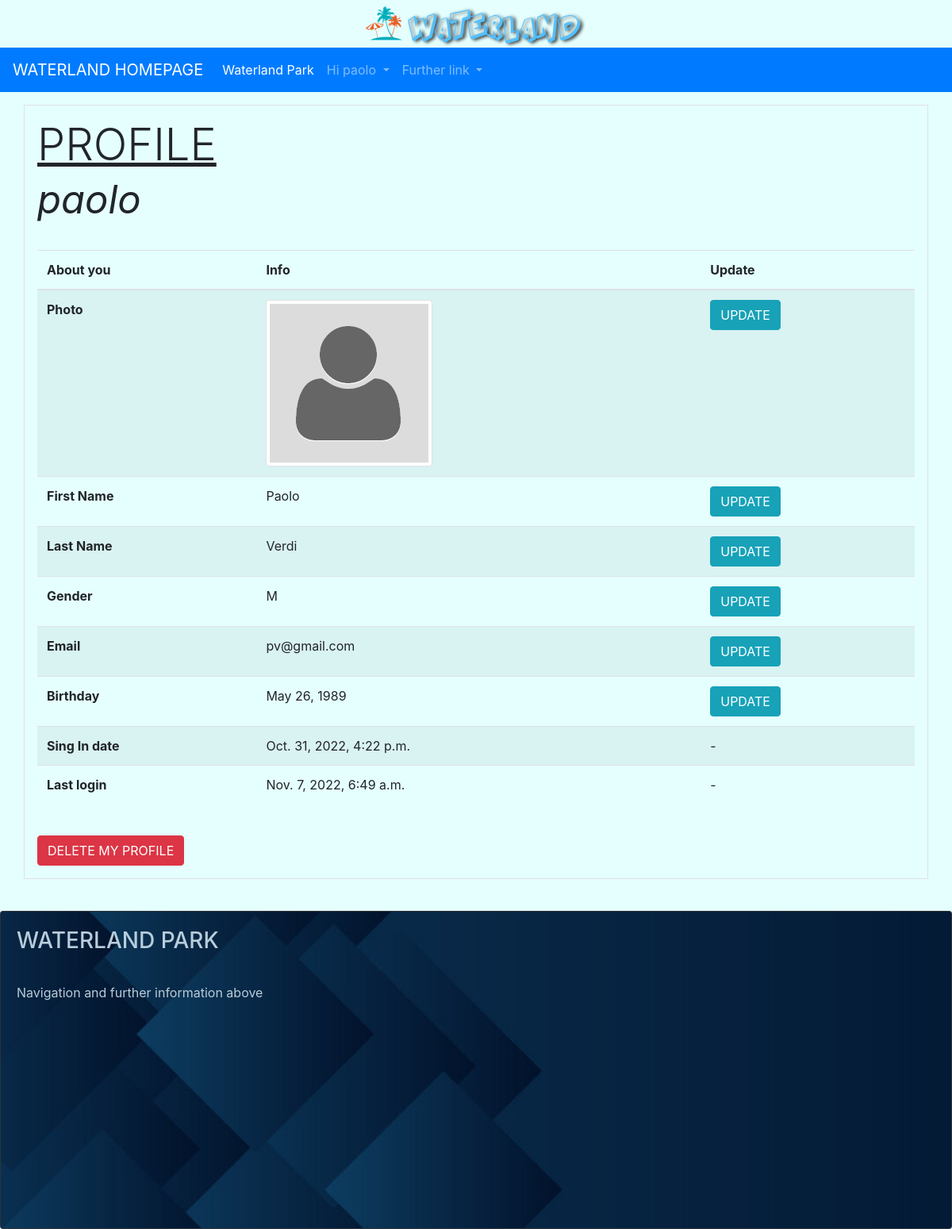
Page /userpark/user_profile/ (signed in) on the earlier database version.
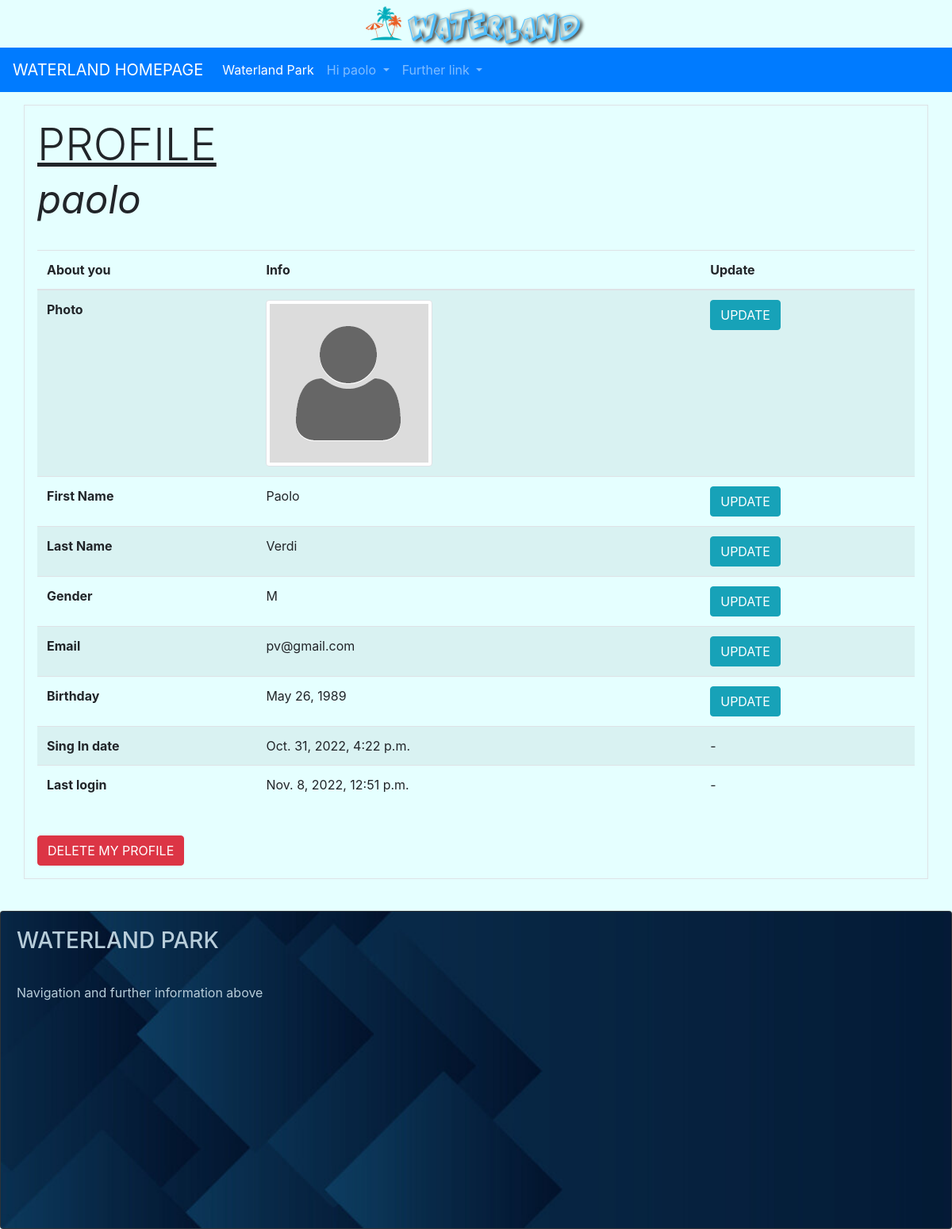
Same page on the later database version.
### userpark/models.py (models this page shows, shortened)
class User(AbstractUser):
    GENDER_CHOICES = (
        ('M', 'Male'),
        ('F', 'Female'),
    )
    gender = models.CharField(max_length=1, choices=GENDER_CHOICES, help_text="Are you male or female?", null=True, default=None)
    birth_date = models.DateField(help_text="Place your birthday here", null=True,
                                  validators=[MaxValueValidator(limit_value=date.today()-timedelta(days=(365*7))),
                                              MinValueValidator(limit_value=date.today()-timedelta(days=(365*100)))], default=None)
    staff_assigned_code = models.CharField(max_length=5, help_text="Place your staff code here", null=True, unique=True, default=None)
    is_staff_member = models.BooleanField(default=False)
    propic = models.ImageField(upload_to=media_directory_path, blank=True, null=True,
                               default=None, help_text='Add your profile picture here', verbose_name='Picture Profile')
    slug = models.SlugField(null=False, unique=True)  # max length disabled

### userpark/views.py (the view)
# urls.py: path('user_profile/', UserProfileView.as_view(), name='user-profile'),
class UserProfileView(LoginRequiredMixin, TemplateView):
    template_name = 'userpark/profile/profile_detail.html'
    login_url = 'userpark:login'          # Redirect Login needed
    redirect_field_name = 'redirect_to'

### userpark/templates/userpark/profile/profile_detail.html (shortened to what this page needs)
{% extends 'navbase.html' %}
{% load static %}
{% block bodybase %}
    <div class="container p-3 my-3 border">
        <h1 class="display-4"><u>PROFILE</u><br><em><small>{{ user.username }}</small></em></h1><br>
        <table class="table table-striped">
        <thead>
        <tr>
        <th scope="col">About you</th>
        <th scope="col">Info</th>
        <th scope="col">Update</th>
        </tr>
        </thead>
        <tbody>
        {% if not user.is_staff_member %}
            <tr>
            <th scope="row">Photo</th>
                {% if not user.propic %}
                    <td><img src="{% static 'img/generic_user_profile.png' %}" alt="propic" class="img-thumbnail"></td>
                {% else %}
                    <td><img src="/media/{{ MEDIA_URL }}{{ user.propic }}" alt="propic" class="img-thumbnail"></td>
                {% endif %}
            <td><a href="{% url 'userpark:user-profile-update-propic' user.slug %}"><button type="button" class="btn btn-info">UPDATE</button></a></td>
            </tr>
        {% endif %}
        <tr>
        <th scope="row">First Name</th>
        <td>{{ user.first_name }}</td>
        <td><a href="{% url 'userpark:user-profile-update-firstname' user.slug %}"><button type="button" class="btn btn-info">UPDATE</button></a></td>
        </tr>
        <tr>
        <th scope="row">Last Name</th>
        <td>{{ user.last_name }}</td>
        <td><a href="{% url 'userpark:user-profile-update-lastname' user.slug %}"><button type="button" class="btn btn-info">UPDATE</button></a></td>
        </tr>
        <tr>
        <th scope="row">Gender</th>
        <td>{{ user.gender }}</td>
        <td><a href="{% url 'userpark:user-profile-update-gender' user.slug %}"><button type="button" class="btn btn-info">UPDATE</button></a></td>
        </tr>
        <tr>
        <th scope="row">Email</th>
        <td>{{ user.email }}</td>
        <td><a href="{% url 'userpark:user-profile-update-email' user.slug %}"><button type="button" class="btn btn-info">UPDATE</button></a></td>
        </tr>
        <tr>
        <th scope="row">Birthday</th>
        <td>{{ user.birth_date }}</td>
        <td><a href="{% url 'userpark:user-profile-update-birthdate' user.slug %}"><button type="button" class="btn btn-info">UPDATE</button></a></td>
        </tr>
        <tr>
        <th scope="row">Sing In date</th>
        <td>{{ user.date_joined }}</td>
        <td>-</td>
        </tr>
        <tr>
        <th scope="row">Last login</th>
        <td>{{ user.last_login }}</td>
        <td>-</td>
        </tr>
        </tbody>
        </table>
    <br>
    <a href="{% url 'userpark:user-profile-delete' user.slug %}"> <button type="button" class="btn btn-danger">DELETE MY PROFILE</button> </a>
    </div>
    <br>
{% endblock %}

### templates/navbase.html (shortened to what this page needs)
{% extends 'base.html' %}
{% load static %}
{% block head %}
    <nav class="navbar navbar-expand-lg navbar navbar-dark bg-primary">
      <a class="navbar-brand" href="{% url 'home' %}">WATERLAND HOMEPAGE</a>
      <div class="collapse navbar-collapse" id="navbarNavDropdown">
        <ul class="navbar-nav">
          <li class="nav-item active">
            <a class="nav-link" href="{% url 'waterland-park-info-showcase' %}">Waterland Park <span class="sr-only">(current)</span></a>
          </li>
          {% if user.is_authenticated %}
              {% if user.is_staff_member %}
                <li class="nav-item dropdown">
                <a class="nav-link dropdown-toggle" href="#" id="navbarDropdownMenuLink" role="button" data-toggle="dropdown" aria-expanded="false">
                Staff {{ user.username }}
                </a>
                <div class="dropdown-menu" aria-labelledby="navbarDropdownMenuLink">
                <a class="dropdown-item" href="{% url 'userpark:user-profile' %}">Profile</a>
                <a class="dropdown-item" href="{% url 'waterpark:staff-manage-tiket-main' %}">History management Tiket</a>
                <a class="dropdown-item" href="{% url 'waterpark:staff-search-tiket-for-user' %}">Detail Tiket</a>
                <a class="dropdown-item" href="{% url 'waterpark:staff-manage-seasonpass-main' %}">History management SeasonPass</a>
                <a class="dropdown-item" href="{% url 'waterpark:staff-search-seasonpass-for-user' %}">Detail SeasonPass</a>
                <a class="dropdown-item" href="{% url 'reviewpark:faq-staff-list' %}">Replay to FAQ</a>
                <a class="dropdown-item" href="{% url 'userpark:logout' %}">Logout</a>
                </div>
                </li>
            {% else %}
            <li class="nav-item dropdown">
            <a class="nav-link dropdown-toggle" href="#" id="navbarDropdownMenuLink" role="button" data-toggle="dropdown" aria-expanded="false">
             Hi {{ user.username }}
            </a>
          </li>
          {% endif %}
          {% endif %}
          <li class="nav-item dropdown">
            <a class="nav-link dropdown-toggle" href="#" id="navbarDropdownMenuLink" role="button" data-toggle="dropdown" aria-expanded="false">
              Further link
            </a>
          </li>
        </ul>
      </div>
    </nav>
{% endblock %}
{% block body %}
    {% block bodybase %}{% endblock %}
        <footer>
            <div class="card bg-dark text-white">
              <img src="{% static 'img/footer.jpg' %}" class="card-img" alt="footerimg">
              <div class="card-img-overlay">
                <h3 class="card-title" style="color:#b8cdda ; ">WATERLAND PARK</h3>
                  <br>
                <p class="card-text" style="color:#b8cdda ; ">Navigation and further information above</p>
              </div>
            </div>
        </footer>
{% endblock %}

Differences in the rows shown:
changed User "paolo": last_login "Nov. 7, 2022, 6:49 a.m." → "Nov. 8, 2022, 12:51 p.m."
